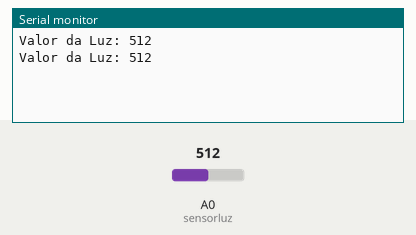
Bench run of a sketch on a simulated Arduino Uno, built with avr-gcc and run on an emulated ATmega328P. On the bench: the last lines printed to the serial monitor. The test bench sets the inputs (shaded band); at power-on: A0 (sensorluz) = 512.

Above: at 2.8 s.
2.9 s: A0 (sensorluz) set to 716
At 5.4 s:
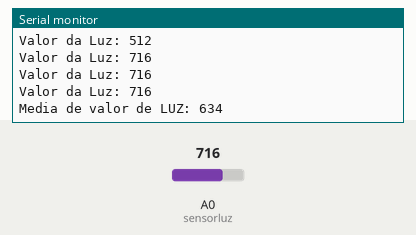
6.5 s: A0 (sensorluz) set to 900
At 7.4 s:
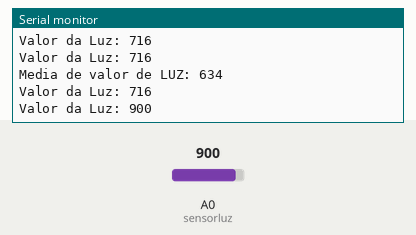
Timing chart, 0 to 9.5 s (numbered marks = the images above; inputs shaded):
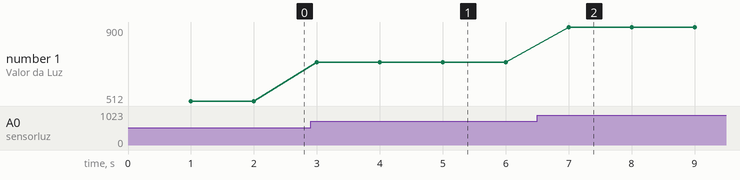

The sketch:

ex_aula_1_LeituraLDR.ino
```cpp
const int sensorluz = A0;
int valorluz = 0;
unsigned long tempoanterior = 0;
int valores[5];
int soma = 0;
int media = 0;
int contagem = 0;


void setup() {
  Serial.begin(9600);
  pinMode(sensorluz,INPUT);

}

void loop() {
  if (millis()-tempoanterior>=1000)
  {
    tempoanterior = millis();
    valorluz = analogRead(sensorluz);
    Serial.print("Valor da Luz: ");
    Serial.println(valorluz);

    valores[contagem] = valorluz;
    contagem++;

  }
  if (contagem >= 5)
  {
       contagem = 0;
    soma=valores[0]+valores[1]+valores[2]+valores[3]+valores[4];
    media=soma/5;
    Serial.print("Media de valor de LUZ: ");
    Serial.println(media);

  }


}
```

Measured:
- after the input at 2.9 s, the serial monitor: prints a new line after 0.10 s (image 1)
- after the input at 6.5 s, the serial monitor: prints a new line after 0.50 s (image 2)
- plotted number 1: 512 → 716 after the input at 2.9 s, 716 → 900 after the input at 6.5 s
